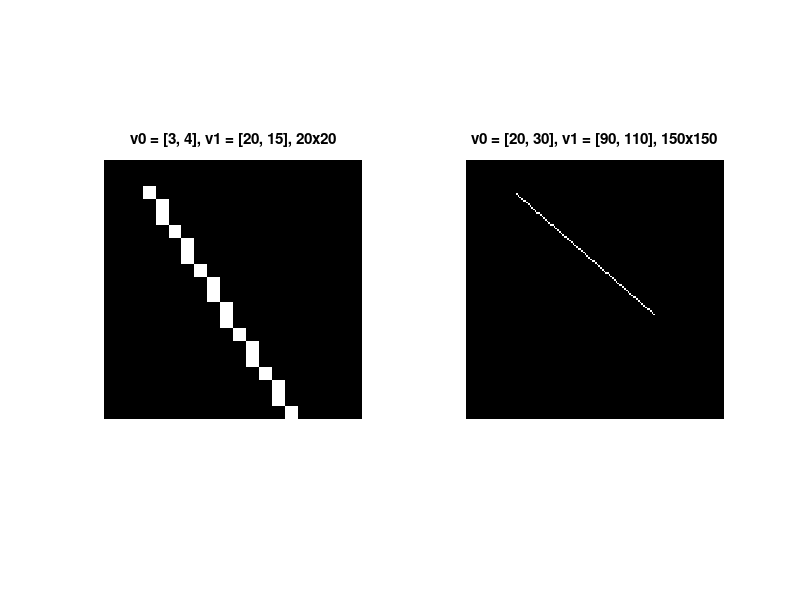
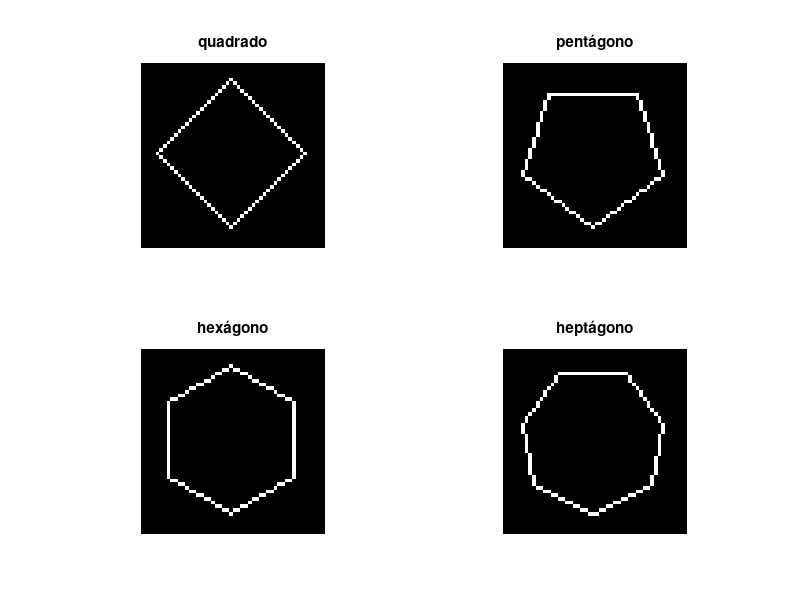

Write the MATLAB code that produced these figures, in order.
clear; clc;

function X = cria_seg_reta(v0,vf,L,C)
  X = zeros(L,C);

  modi = abs(v0(1) - vf(1));
  modj = abs(v0(2) - vf(2));

  N = max([modi,modj]);

  for k=0:N
    tk = k/N;
    pn = (1-tk)*v0 + tk*vf;
    i = round(pn(1));
    j = round(pn(2));
    X(i,j) = 255;
  endfor
endfunction

function X = cria_poligno(centro,raio,n_lados,L,C)
  X = zeros(L,C);
  t = 360/n_lados;
  xiant = 0;
  yiant = 0;

  for k=0:n_lados
    xi = round(centro(1)+raio*cos(2*pi*k/n_lados));
    yi = round(centro(2)+raio*sin(2*pi*k/n_lados));

    X(xi,yi) = 255;
    if k != 0
      Nimg = cria_seg_reta([xiant,yiant],[xi,yi],L,C);
      X = max(X,Nimg);
    endif
    xiant = xi;
    yiant = yi;
  endfor
endfunction

figure(1);
subplot(1, 2, 1);
imshow(cria_seg_reta([3,4], [20,15], 20, 20));
title("v0 = [3, 4], v1 = [20, 15], 20x20");
subplot(1, 2, 2);
imshow(cria_seg_reta([20 30], [90 110], 150, 150));
title("v0 = [20, 30], v1 = [90, 110], 150x150");

nomes = {'quadrado', 'pentágono', 'hexágono', 'heptágono'};

figure(2);
for i = 1:4
  subplot(2, 2, i);
  imshow(cria_poligno([25,25], 20, i + 3, 50,50));
  title(nomes(i));
endfor
